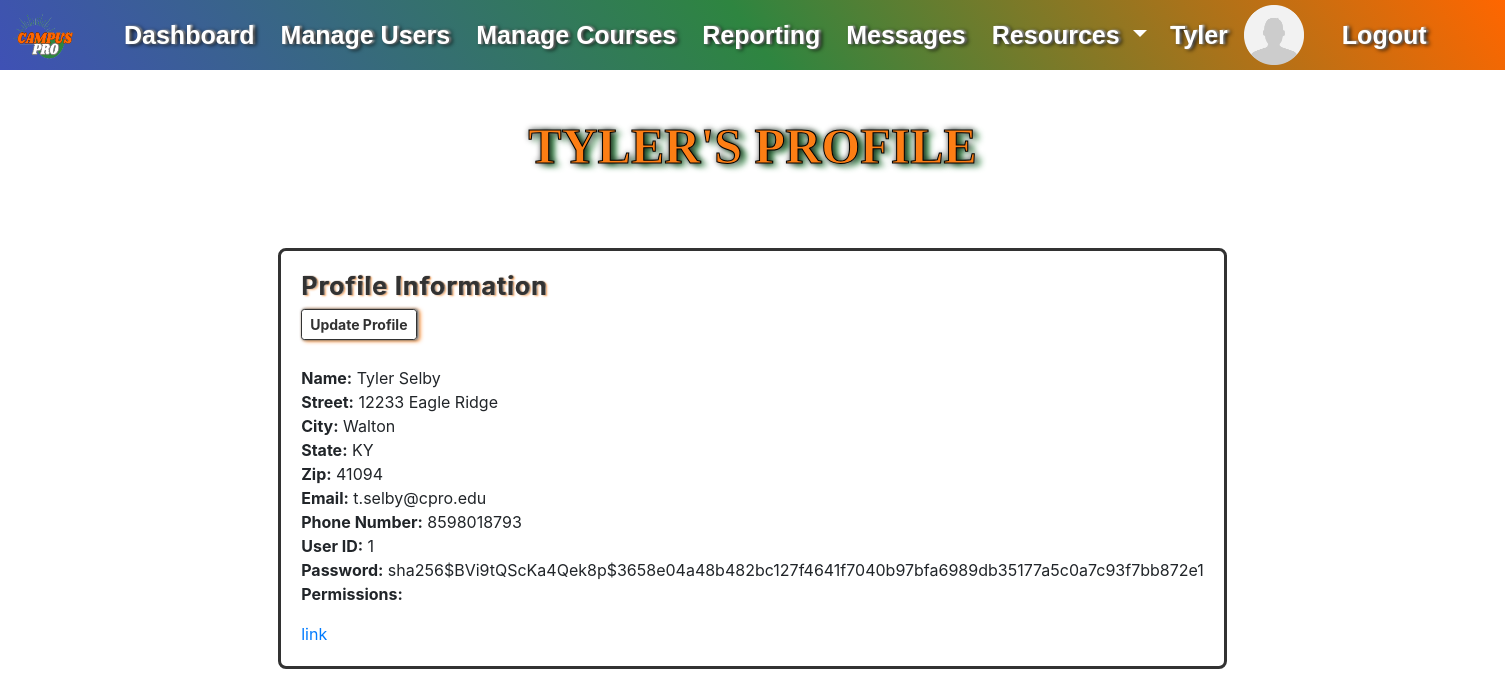
The page /user-profile/ (signed in) on the database as committed earlier.
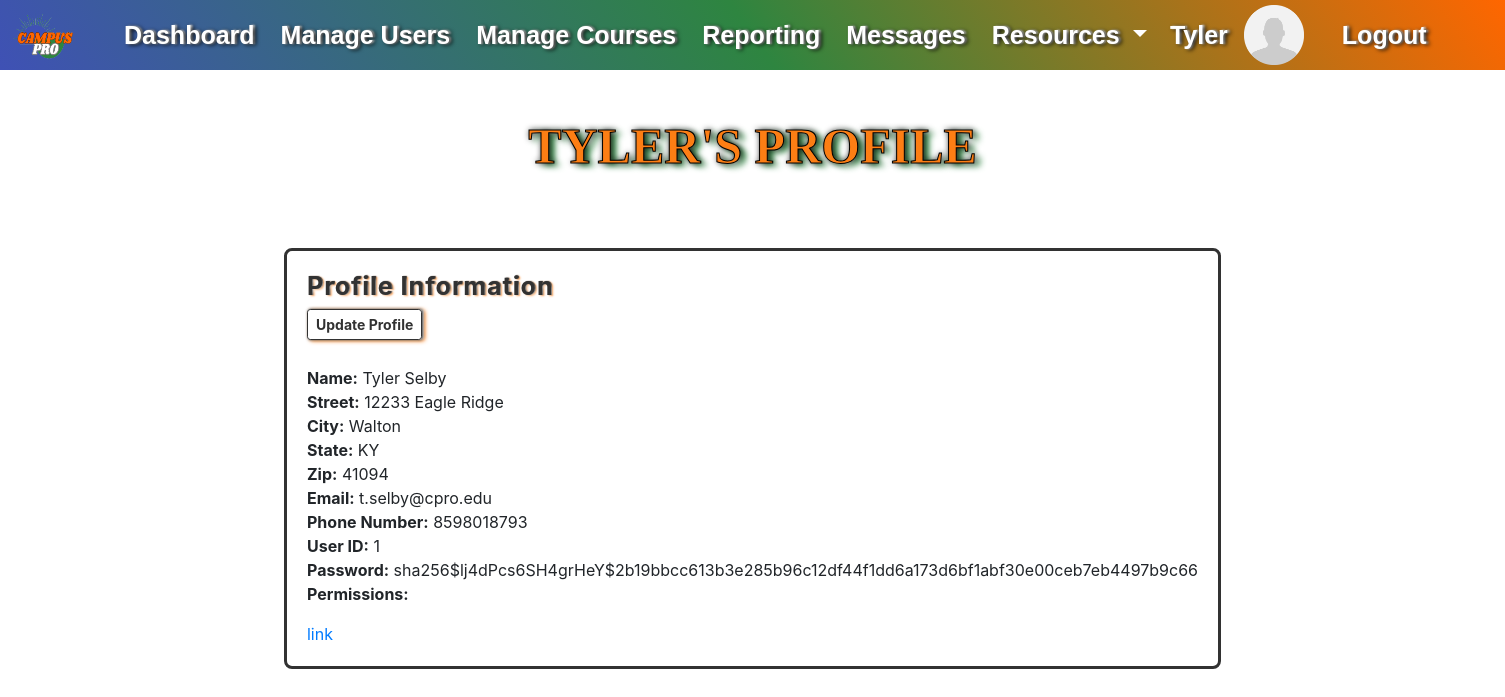
The same page on the database as committed later.
### website/models.py (models this page shows)
class User(db.Model, UserMixin):
    id = db.Column(db.Integer, primary_key=True)
    first_name = db.Column(db.String(50), nullable=False)
    last_name = db.Column(db.String(50), nullable=False)
    address = db.Column(db.String(100), nullable=False)
    city = db.Column(db.String(50), nullable=False)
    zip_code = db.Column(db.Integer, nullable=False)
    state = db.Column(db.String(50))
    email = db.Column(db.String(100), nullable=False, unique=True)
    phone_number = db.Column(db.String(15), nullable=False, unique=True)
    password = db.Column(db.String(20), nullable=False)
    permissions = db.Column(db.Integer, None)
    teacher_section = db.relationship('Course', backref='section_teacher')
    current_courses = db.relationship('Course', secondary=user_course, backref='enrolled_students')  # When a class is added, this field will store the Courses.id

### website/views.py (the view)
@views.route('/user-profile/', methods=['GET', 'POST'])
@login_required
def user_profile():
    return render_template("user_profile.html", current_user=current_user)

### website/templates/user_profile.html (shortened to what this page needs)
{% extends "_template_base.html" %}{% block title %}User Profile{% endblock %}
{%block content%}
<br>
<h1 class="student-title">{{current_user.first_name}}'s Profile</h1>
<div class="container-template">
    <div class="card profile-card" style="border: 3px solid #323232; border-radius: 8px;">
      <div class="card-body">
        <h5 class="profile-card-title">Profile Information</h5>
        <a href="#" class="btn btn-sm" style=" font-weight: bold;">
          Update Profile
        </a>
        <br>
        <strong>Name:</strong>
        {{current_user.first_name}} {{current_user.last_name}}<br>
        <strong>Street:</strong>
        {{current_user.address}}<br>
        <strong>City:</strong>
        {{current_user.city}}<br>
        <strong>State:</strong>
        {{current_user.state}}<br>
        <strong>Zip:</strong>
        {{current_user.zip_code}}<br>
        <strong>Email:</strong>
        {{current_user.email}}<br>
        <strong>Phone Number:</strong>
        {{current_user.phone_number}}<br>
        {% if current_user.permissions == 0 %}
          <strong>User ID:</strong>
          {{current_user.id}}<br>
          <strong>Password:</strong>
          {{current_user.password}}<br>
          <strong>Permissions:</strong><br>
        {% endif %}
        <a href="#" class="card-link">link</a>
      </div>
    </div>
</div>
{% endblock %}

### website/templates/_template_base.html (shortened to what this page needs)
<!DOCTYPE html>
<html>
  <head>
    <link
      rel="stylesheet"
      href="https://stackpath.bootstrapcdn.com/bootstrap/4.4.1/css/bootstrap.min.css"
    />
    <link
      rel="stylesheet"
      href="https://stackpath.bootstrapcdn.com/font-awesome/4.7.0/css/font-awesome.min.css"
    />
    <link rel="stylesheet" type="text/css" href="{{ url_for('static', filename='css/styles.css') }}">
  </head>
  <body>
    <div id="grad">
      <nav class="navbar navbar-expand-lg">
        {% if current_user.is_authenticated %}
          <a class="navbar-brand" href="/">
            <img class="navbar-logo" src="{{ url_for('static', filename='assets/CampusProLogo.png') }}" alt="Navbar Logo">
          </a>
        {% else %}
          <a class="navbar-brand" href="/">
            <img class="navbar-logo" src="{{ url_for('static', filename='assets/CampusProLogo.png') }}" alt="Navbar Logo">
            <img class="header-logo" src="{{ url_for('static', filename='assets/header.png') }}" alt="Header Logo">
          </a>
        {% endif %}
          <div class="container1">
        <div class="collapse navbar-collapse" id="navbar">
            {% if current_user.is_authenticated %}
              {% if current_user.permissions == 0 %}
                <ul class="navbar-nav ml-auto" style="list-style-type: none;">
                  <li class="nav-item active">
                    <a class="nav-link" href="/admin/dash" style="color: #ffffff;">Dashboard <span class="sr-only">(current)</span></a>
                  </li>
                  <li class="nav-item">
                    <a class="nav-link" href="/admin/manage_users" style="color: #ffffff;">Manage Users</a>
                  </li>
                  <li class="nav-item">
                    <a class="nav-link" href="/admin/manage_courses" style="color: #ffffff;">Manage Courses</a>
                  </li>
                  <li class="nav-item">
                    <a class="nav-link" href="#" style="color: #ffffff;">Reporting</a>
                  </li>
                  <li class="nav-item">
                    <a class="nav-link" href="#" style="color: #ffffff;">Messages</a>
                  </li>
                  <li class="nav-item dropdown">
                    <a class="nav-link dropdown-toggle" href="#" style="color: #ffffff;"
                      id="navbarDropdownMenuLink" data-toggle="dropdown" aria-haspopup="true"
                      aria-expanded="false">
                      Resources
                    </a>
                  </li>
                </ul>
                <div class="container2" style="display: flex; justify-content: flex-end;">
                  <ul class="navbar-nav ml-auto" style="list-style-type: none;">
                    <li style="margin-left: 15px; margin-right: 0%;">
                      <a class="navbar navbar-brand" href="/user-profile/" style="color: #ffffff;">{{current_user.first_name}}</a>
                    </li>
                    <li style="margin-left: 0%;">
                      <img class="profile-pic" href="/user-profile/"
                        src="{{ url_for('static', filename='assets/gen_profile_pic.png') }}"
                        alt="Profile Picture">
                    </li>
                    <li class="nav-item">
                      <a class="nav-link" href="/logout" style="color: #ffffff; margin-left: 20px;">Logout</a>
                    </li>
                  </ul>
                </div>
              {% endif %}
            {% endif %}
        </div>
      </div>
    </nav>
  </div>
    <div class="container-template">{% block content %} {% endblock %}</div>
  </body>
</html>

### website/static/css/styles.css (style rules this page uses)
#grad { background-image: linear-gradient(55deg, #3F51B5, #2E8540, #FF6600); }
.navbar { width: 100%; font-family: "Montserrat", "Arial", sans-serif; font-size: 25px; line-height: 35px; font-weight: bold; text-shadow: 3px 1px 4px #000, 2px 0 2px #fff; white-space: nowrap; padding: 0; }
.container1 { width: 100%; margin: 0%; padding: 0%; justify-items: left; }
.container2 { width: 100%; margin-right: 40px; padding-right: 20px; justify-items: right; }
.container-template { width: 80%; margin: auto; justify-items: center; }
.navbar-brand { display: flex; align-items: center; }
.profile-pic { width: 60px; height: 60px; padding: 0; margin-left: 0px; }
.navbar-logo { width: 70px; height: 60px; padding: 0; margin-right: 10px; margin-left: 10px; }
a.nav-link { padding: 0px; }
.navbar-nav { align-items: center; }
.nav-item { margin-left: 10px; }
body { padding-bottom: 50px; }
h1 { text-align:center; color:#3F51B5 }
.btn { align-items: center; margin-bottom: 5px; border: 1px solid #323232; box-shadow:1px 0 3px #323232, 2px 0 2px #fff, 3px 1px 4px #fd7e14; color: #323232; }
.student-title { font-size: 50px; font-weight: bold; color: #fd7e14; font-family: cursive; margin: 10px 0px 20px; text-transform: uppercase; text-shadow: 1px 0 6px #000, 6px 3px 6px #2E8540; margin: 22px 0px 20px; text-align: center; line-height: 60px; -webkit-text-stroke: 1px black; }
.profile-card-title { font-size: 25px; line-height: 30px; font-weight: bold; letter-spacing: 1px; text-shadow: 1px 2px 4px #fff, 1px 0 1px #000, 2px 1px 2px #fd7e14, 3px 1px 2px #fff; color: #323232; margin-bottom: 8px; }

Rows that differ between the two databases and show on the page:
changed User "TYLER": password "sha256$BVi9tQScKa4Qek8p$3658e04a48b482bc127f4641f7040b97bfa6989db35177a5c0a7c93f7bb872e1" → "sha256$lj4dPcs6SH4grHeY$2b19bbcc613b3e285b96c12df44f1dd6a173d6bf1abf30e00ceb7eb4497b9c66"
